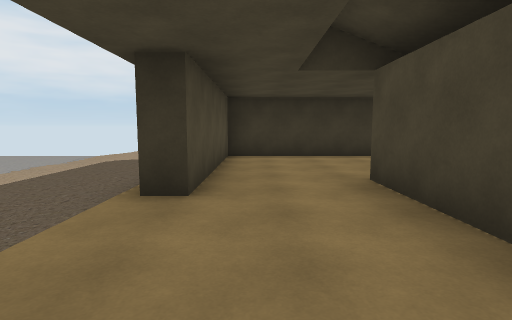
View 1 (above)

24 first-person views from a walk through a Unity game level. The camera is 1.4 m above the floor, tilts 6° down and sees 80° across. The floor is counted in squares, 2 m on a side. Each view is taken from the middle of a square. On the plan, view 1 faces up. The plan holds only what a view shows up to about 10 squares ahead; the rest is blank. The place goes on beyond the plan.

View 2
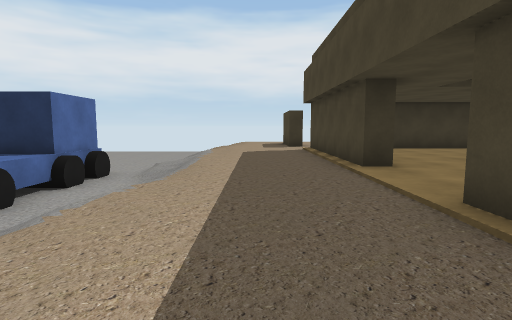

View 3
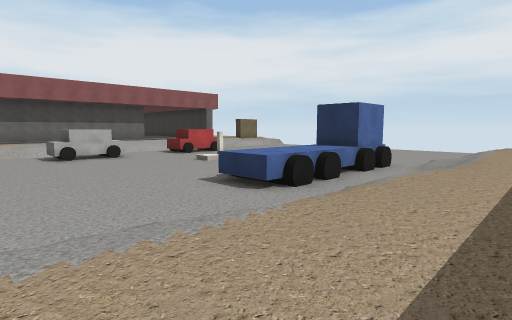

View 4
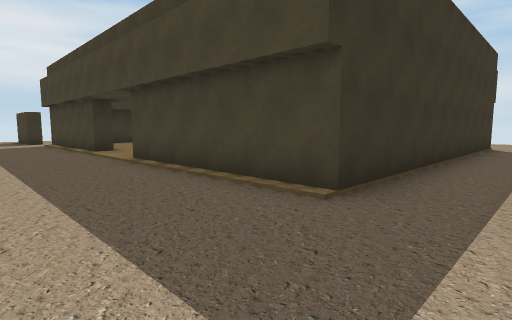

View 5
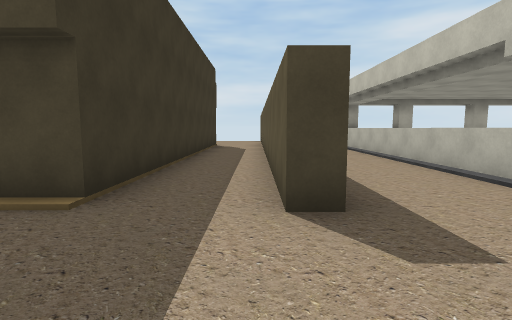

View 6
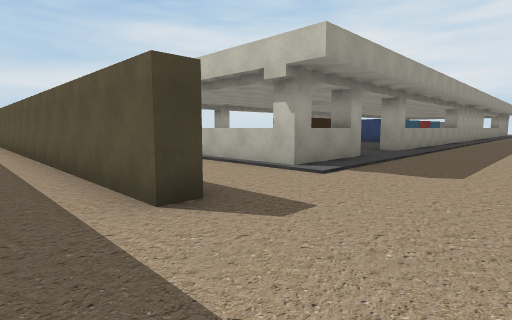

View 7
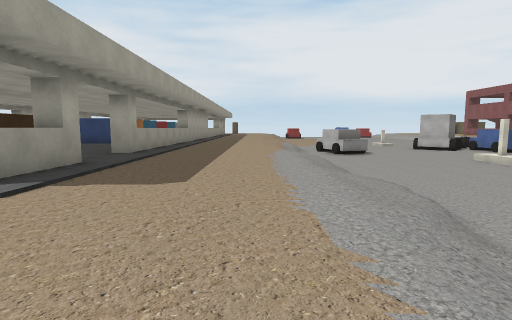

View 8
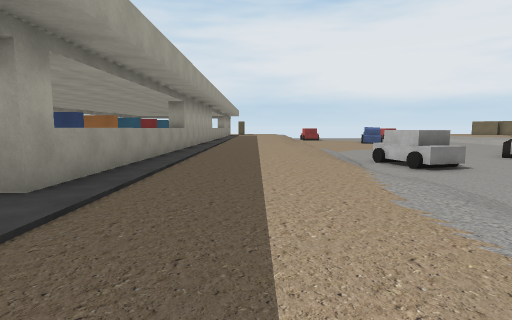

View 9
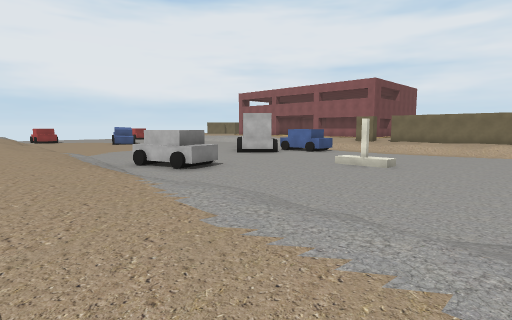

View 10
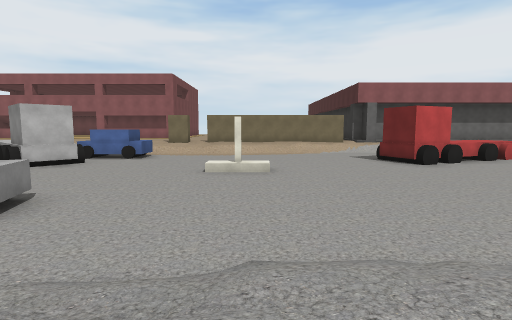

View 11
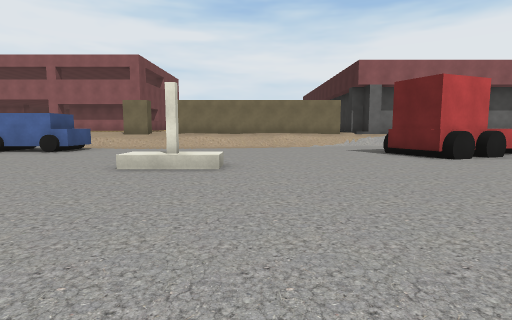

View 12
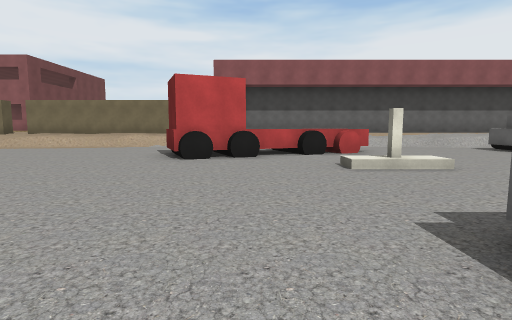

View 13
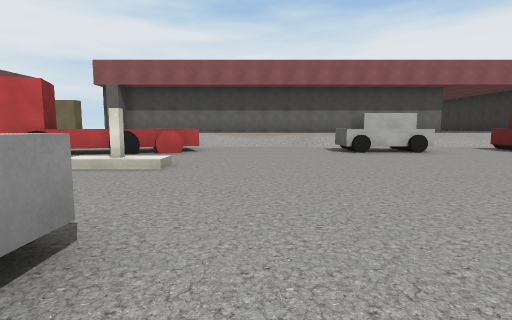

View 14
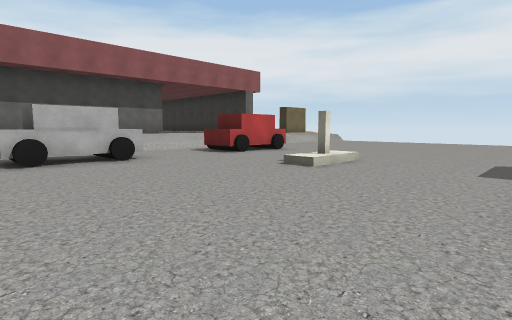

View 15
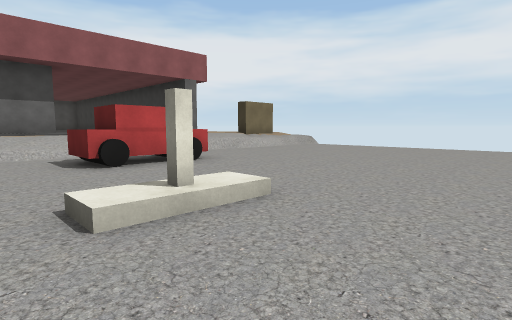

View 16
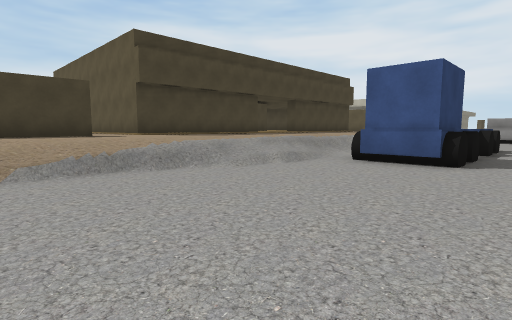

View 17
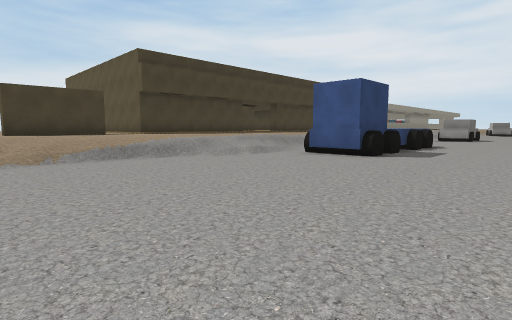

View 18
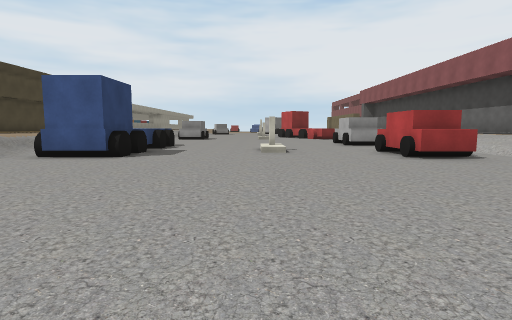

View 19
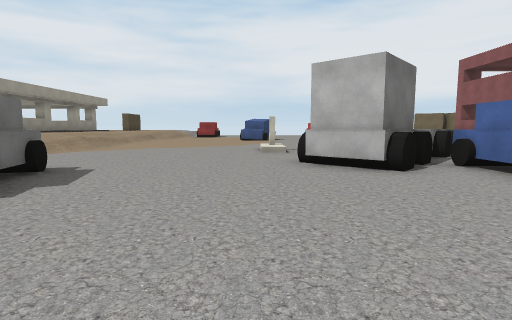

View 20
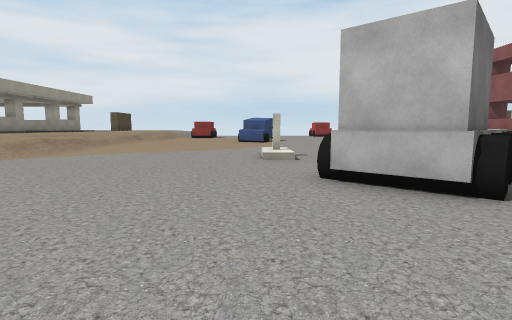

View 21
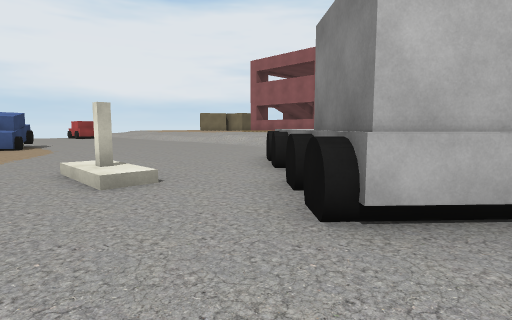

View 22
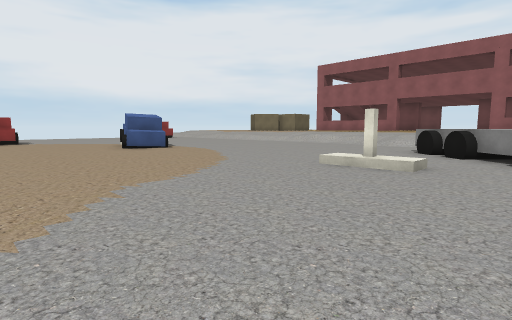

View 23
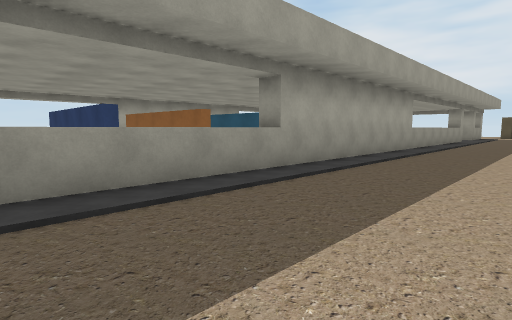

View 24
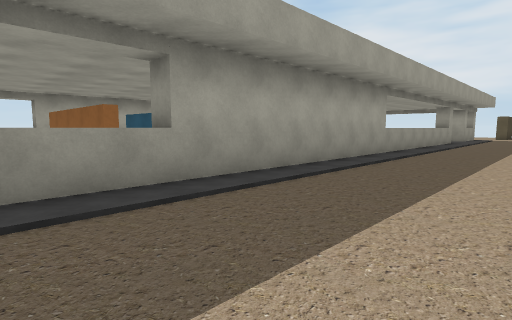

### Floor plan
Key: @ floor where view 1 was taken; # wall or solid block; . main floor; : floor 0.75 m higher than the main floor; + floor 1 m higher than the main floor; / step, stairs or slope; ^ raised ledge; B building; T truck; W white block; C car.
Columns run from 17 left of view 1 to 9 right of it. Each row starts with its distance up from view 1.
 13     ........
 12    .........//++
 11   ..........//+#
 10  ...........//+#
  9 ............/++++
  8 ...........//:++BBBBBB
  7 ...........//:++B
  6 CC.......TT//:++B
  5  C.......TT./:++B
  4 CC.......TT./+++B  B
  3 ....#....TT./:++B  B
  2 .........TT//:+++  B
  1  C.......TT./:+++  B
  0 CC........../+++B@
 -1 CC........../+++B
 -2 ...........//+++B
 -3 ...........//+++B
 -4 ...........//+++BBBBBBBBBB
 -5 .........C   +++++++++++++
 -6  T.......C   +++++++++++++
 -7  T..#....C  /:++###########
 -8  TT....... //:++++++++
 -9   T......../:++++++++++
-10  TTT......./:+++^W^^^^^^
-11 ..TT......./:+++^W
-12 .........../:++++W
-13 .........../++++++
-14 .........../++++WW+
-15 .........../++++^++ #
-16 ...........//+++^   #
-17 ..  #......//+++^
-18 .. ........//+++^
-19 ...........//+++^  ####
-20 ........CC.//+++^
-21 CC.......C.//+++#  ####
-22 CC.T.....CC/:+++#
-23  CTTT.....  :+++#  ####
-24  T T....... :+++#
-25 TTT......../ +++#
-26  T........./  ++#
-27 T...#......// ++#
-28 ...........// ++^
-29 ...........//+++^
-30 ...........   ++^
-31  .........    ++
-32   ........
-33    .......
-34     .C....

Positions as (right, up) in squares from view 1, and headings:
1: (0, 0), facing up
2: (-3, -2), facing up
3: (-3, -4), facing up-left
4: (-4, -6), facing up-right
5: (-4, -6), facing right
6: (-4, -5), facing down-right
7: (-4, -6), facing down
8: (-3, -11), facing down
9: (-3, -12), facing down-left
10: (-4, -16), facing left
11: (-7, -15), facing left
12: (-7, -9), facing left
13: (-7, -4), facing left
14: (-9, -2), facing up-left
15: (-10, 2), facing up-left
16: (-10, 12), facing down-right
17: (-12, 13), facing down-right
18: (-12, 13), facing down
19: (-12, -17), facing down
20: (-12, -19), facing down
21: (-11, -22), facing down-left
22: (-7, -24), facing down-left
23: (-4, -17), facing down-right
24: (-4, -19), facing down-right
